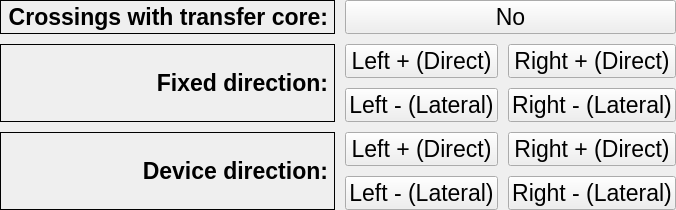
     <widget class="QWidget" name="crossSwitchPage">
      <layout class="QVBoxLayout" name="verticalLayout_3">
       <property name="spacing">
        <number>5</number>
       </property>
       <property name="leftMargin">
        <number>0</number>
       </property>
       <property name="topMargin">
        <number>0</number>
       </property>
       <property name="rightMargin">
        <number>0</number>
       </property>
       <property name="bottomMargin">
        <number>0</number>
       </property>
       <item>
        <layout class="QGridLayout" name="gridLayout_2">
         <property name="spacing">
          <number>10</number>
         </property>
         <item row="4" column="1">
          <widget class="QPushButton" name="crossSwitchDeviceDirectionLeftPlusButton">
           <property name="sizePolicy">
            <sizepolicy hsizetype="Preferred" vsizetype="Preferred">
             <horstretch>0</horstretch>
             <verstretch>0</verstretch>
            </sizepolicy>
           </property>
           <property name="minimumSize">
            <size>
             <width>0</width>
             <height>32</height>
            </size>
           </property>
           <property name="font">
            <font>
             <pointsize>17</pointsize>
            </font>
           </property>
           <property name="focusPolicy">
            <enum>Qt::NoFocus</enum>
           </property>
           <property name="text">
            <string>Left + (Direct)</string>
           </property>
           <property name="checkable">
            <bool>true</bool>
           </property>
          </widget>
         </item>
         <item row="5" column="2">
          <widget class="QPushButton" name="crossSwitchDeviceDirectionRightMinusButton">
           <property name="sizePolicy">
            <sizepolicy hsizetype="Preferred" vsizetype="Preferred">
             <horstretch>0</horstretch>
             <verstretch>0</verstretch>
            </sizepolicy>
           </property>
           <property name="minimumSize">
            <size>
             <width>0</width>
             <height>32</height>
            </size>
           </property>
           <property name="font">
            <font>
             <pointsize>17</pointsize>
            </font>
           </property>
           <property name="focusPolicy">
            <enum>Qt::NoFocus</enum>
           </property>
           <property name="text">
            <string>Right - (Lateral)</string>
           </property>
           <property name="checkable">
            <bool>true</bool>
           </property>
          </widget>
         </item>
         <item row="2" column="1">
          <widget class="QPushButton" name="crossSwitchFixedLeftPlusButton">
           <property name="sizePolicy">
            <sizepolicy hsizetype="Preferred" vsizetype="Preferred">
             <horstretch>0</horstretch>
             <verstretch>0</verstretch>
            </sizepolicy>
           </property>
           <property name="minimumSize">
            <size>
             <width>0</width>
             <height>32</height>
            </size>
           </property>
           <property name="font">
            <font>
             <pointsize>17</pointsize>
            </font>
           </property>
           <property name="focusPolicy">
            <enum>Qt::NoFocus</enum>
           </property>
           <property name="text">
            <string>Left + (Direct)</string>
           </property>
           <property name="checkable">
            <bool>true</bool>
           </property>
          </widget>
         </item>
         <item row="4" column="0" rowspan="2">
          <widget class="QLabel" name="label_9">
           <property name="sizePolicy">
            <sizepolicy hsizetype="Minimum" vsizetype="Minimum">
             <horstretch>0</horstretch>
             <verstretch>0</verstretch>
            </sizepolicy>
           </property>
           <property name="font">
            <font>
             <pointsize>17</pointsize>
             <weight>75</weight>
             <bold>true</bold>
            </font>
           </property>
           <property name="frameShape">
            <enum>QFrame::Box</enum>
           </property>
           <property name="text">
            <string>Device direction:</string>
           </property>
           <property name="alignment">
            <set>Qt::AlignRight|Qt::AlignTrailing|Qt::AlignVCenter</set>
           </property>
          </widget>
         </item>
         <item row="3" column="1">
          <widget class="QPushButton" name="crossSwitchFixedLeftMinusButton">
           <property name="sizePolicy">
            <sizepolicy hsizetype="Preferred" vsizetype="Preferred">
             <horstretch>0</horstretch>
             <verstretch>0</verstretch>
            </sizepolicy>
           </property>
           <property name="minimumSize">
            <size>
             <width>0</width>
             <height>32</height>
            </size>
           </property>
           <property name="font">
            <font>
             <pointsize>17</pointsize>
            </font>
           </property>
           <property name="focusPolicy">
            <enum>Qt::NoFocus</enum>
           </property>
           <property name="text">
            <string>Left - (Lateral)</string>
           </property>
           <property name="checkable">
            <bool>true</bool>
           </property>
          </widget>
         </item>
         <item row="4" column="2">
          <widget class="QPushButton" name="crossSwitchDeviceDirectionRightPlusButton">
           <property name="sizePolicy">
            <sizepolicy hsizetype="Preferred" vsizetype="Preferred">
             <horstretch>0</horstretch>
             <verstretch>0</verstretch>
            </sizepolicy>
           </property>
           <property name="minimumSize">
            <size>
             <width>0</width>
             <height>32</height>
            </size>
           </property>
           <property name="font">
            <font>
             <pointsize>17</pointsize>
            </font>
           </property>
           <property name="focusPolicy">
            <enum>Qt::NoFocus</enum>
           </property>
           <property name="text">
            <string>Right + (Direct)</string>
           </property>
           <property name="checkable">
            <bool>true</bool>
           </property>
          </widget>
         </item>
         <item row="5" column="1">
          <widget class="QPushButton" name="crossSwitchDeviceDirectionLeftMinusButton">
           <property name="sizePolicy">
            <sizepolicy hsizetype="Preferred" vsizetype="Preferred">
             <horstretch>0</horstretch>
             <verstretch>0</verstretch>
            </sizepolicy>
           </property>
           <property name="minimumSize">
            <size>
             <width>0</width>
             <height>32</height>
            </size>
           </property>
           <property name="font">
            <font>
             <pointsize>17</pointsize>
            </font>
           </property>
           <property name="focusPolicy">
            <enum>Qt::NoFocus</enum>
           </property>
           <property name="text">
            <string>Left - (Lateral)</string>
           </property>
           <property name="checkable">
            <bool>true</bool>
           </property>
          </widget>
         </item>
         <item row="2" column="2">
          <widget class="QPushButton" name="crossSwitchFixedRightPlusButton">
           <property name="sizePolicy">
            <sizepolicy hsizetype="Preferred" vsizetype="Preferred">
             <horstretch>0</horstretch>
             <verstretch>0</verstretch>
            </sizepolicy>
           </property>
           <property name="minimumSize">
            <size>
             <width>0</width>
             <height>32</height>
            </size>
           </property>
           <property name="font">
            <font>
             <pointsize>17</pointsize>
            </font>
           </property>
           <property name="focusPolicy">
            <enum>Qt::NoFocus</enum>
           </property>
           <property name="text">
            <string>Right + (Direct)</string>
           </property>
           <property name="checkable">
            <bool>true</bool>
           </property>
          </widget>
         </item>
         <item row="3" column="2">
          <widget class="QPushButton" name="crossSwitchFixedRightMinusButton">
           <property name="sizePolicy">
            <sizepolicy hsizetype="Preferred" vsizetype="Preferred">
             <horstretch>0</horstretch>
             <verstretch>0</verstretch>
            </sizepolicy>
           </property>
           <property name="minimumSize">
            <size>
             <width>0</width>
             <height>32</height>
            </size>
           </property>
           <property name="font">
            <font>
             <pointsize>17</pointsize>
            </font>
           </property>
           <property name="focusPolicy">
            <enum>Qt::NoFocus</enum>
           </property>
           <property name="text">
            <string>Right - (Lateral)</string>
           </property>
           <property name="checkable">
            <bool>true</bool>
           </property>
          </widget>
         </item>
         <item row="2" column="0" rowspan="2">
          <widget class="QLabel" name="label_7">
           <property name="font">
            <font>
             <pointsize>17</pointsize>
             <weight>75</weight>
             <bold>true</bold>
            </font>
           </property>
           <property name="frameShape">
            <enum>QFrame::Box</enum>
           </property>
           <property name="text">
            <string>Fixed direction:</string>
           </property>
           <property name="alignment">
            <set>Qt::AlignRight|Qt::AlignTrailing|Qt::AlignVCenter</set>
           </property>
          </widget>
         </item>
         <item row="1" column="0">
          <widget class="QLabel" name="label_12">
           <property name="font">
            <font>
             <pointsize>17</pointsize>
             <weight>75</weight>
             <bold>true</bold>
            </font>
           </property>
           <property name="frameShape">
            <enum>QFrame::Box</enum>
           </property>
           <property name="text">
            <string>Crossings with transfer core:</string>
           </property>
           <property name="alignment">
            <set>Qt::AlignRight|Qt::AlignTrailing|Qt::AlignVCenter</set>
           </property>
          </widget>
         </item>
         <item row="1" column="1" colspan="2">
          <widget class="QPushButton" name="crossSwitchCoreCrossingButton">
           <property name="sizePolicy">
            <sizepolicy hsizetype="Preferred" vsizetype="Preferred">
             <horstretch>0</horstretch>
             <verstretch>0</verstretch>
            </sizepolicy>
           </property>
           <property name="minimumSize">
            <size>
             <width>0</width>
             <height>32</height>
            </size>
           </property>
           <property name="font">
            <font>
             <pointsize>17</pointsize>
            </font>
           </property>
           <property name="focusPolicy">
            <enum>Qt::NoFocus</enum>
           </property>
           <property name="text">
            <string>No</string>
           </property>
           <property name="checkable">
            <bool>true</bool>
           </property>
          </widget>
         </item>
        </layout>
       </item>
      </layout>
     </widget>
